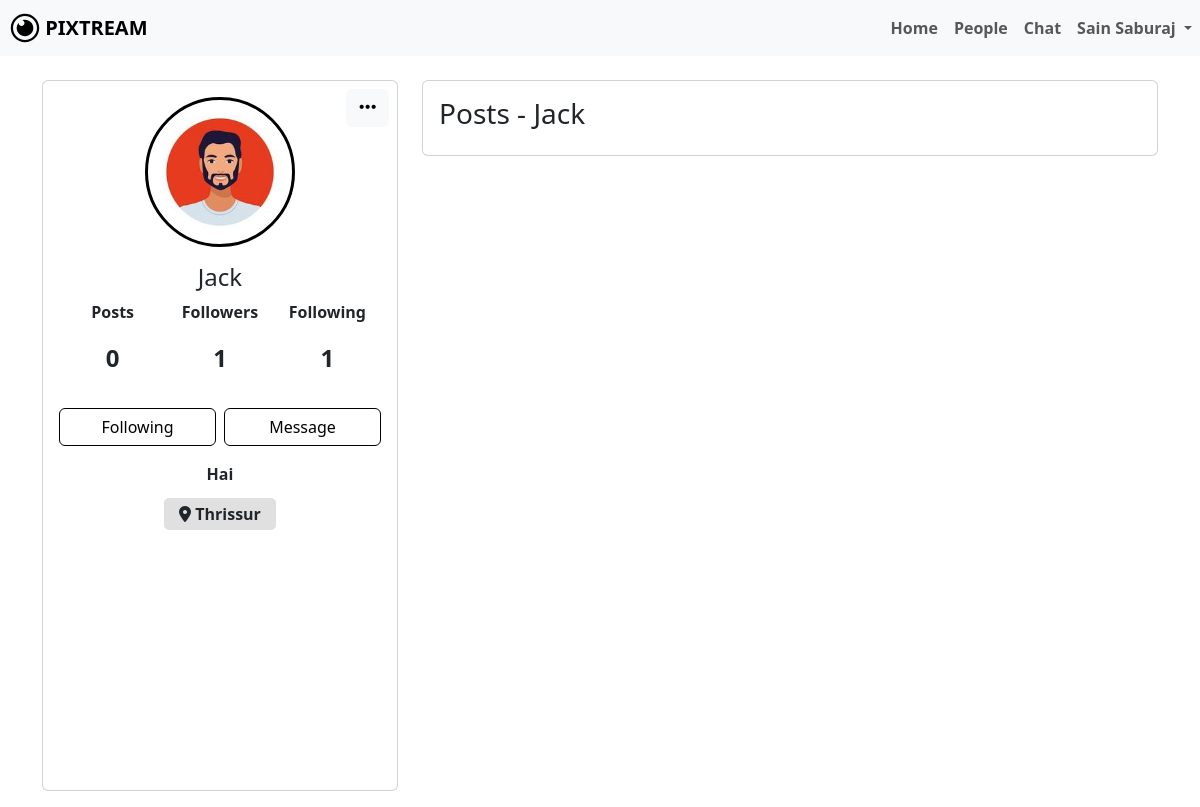
/user_profile.php?username=jack (signed in), run on the app's committed database.
### tables this page shows
CREATE TABLE IF NOT EXISTS `users` (
  `id` int NOT NULL AUTO_INCREMENT,
  `name` varchar(255) NOT NULL,
  `username` varchar(255) NOT NULL,
  `email` varchar(255) NOT NULL,
  `password` varchar(255) NOT NULL,
  `bio` varchar(255) DEFAULT NULL,
  `profile_picture` varchar(255) DEFAULT NULL,
  `location` varchar(255) DEFAULT NULL,
  `created_at` timestamp NULL DEFAULT CURRENT_TIMESTAMP,
  PRIMARY KEY (`id`),
  UNIQUE KEY `username` (`username`),
  UNIQUE KEY `email` (`email`)
);

### user_profile.php (the view, shortened to what this page needs)
<?php
include 'dbconfig.php';
$username = $_SESSION['username'];
$log_sql = "SELECT * FROM users WHERE username='$username';";
$log_result = mysqli_query($conn, $log_sql);
$log_info = mysqli_fetch_assoc($log_result);
$log_id = $log_info['id'];
$log_name = $log_info['name'];
$viewedUsername = $_GET['username'];
$sql = "SELECT * FROM users WHERE username='$viewedUsername';";
$result = mysqli_query($conn, $sql);
$info = mysqli_fetch_assoc($result);
$user_id = $info['id'];
$name = $info['name'];
$profilePhoto = $info['profile_picture'] ?? 'default.png';
$bio = $info['bio'];
$location = $info['location'];
$followersSql = "SELECT COUNT(*) AS follower_count FROM follows WHERE followed_id='$user_id';";
$followersResult = mysqli_query($conn, $followersSql);
$followersCount = mysqli_fetch_assoc($followersResult)['follower_count'];
$followingSql = "SELECT COUNT(*) AS following_count FROM follows WHERE follower_id='$user_id';";
$followingResult = mysqli_query($conn, $followingSql);
$followingCount = mysqli_fetch_assoc($followingResult)['following_count'];
$postSql = "SELECT COUNT(*) FROM posts WHERE username = '$viewedUsername';";
$postResult = mysqli_query($conn, $postSql);
$postInfo = mysqli_fetch_array($postResult);
$postCount = $postInfo[0];
$isFollowingQuery = "SELECT * FROM follows WHERE follower_id = '$log_id' AND followed_id = '$user_id'";
$isFollowingResult = mysqli_query($conn, $isFollowingQuery);
$isFollowing = mysqli_num_rows($isFollowingResult) > 0;
?>
<!DOCTYPE html>
<html lang="en">
<head>
    <link rel="stylesheet" href="node_modules/bootstrap/dist/css/bootstrap.min.css">
    <link rel="stylesheet" href="library-files/fontawesome/css/all.min.css">
    <link rel="stylesheet" href="assets/css/me.css">
</head>
<body>
    <nav class="navbar navbar-expand-lg navbar-light bg-light">
        <a class="navbar-brand" href="#">
            <img src="assets/img/LOGO.svg" width="30" height="30" class="d-inline-block align-top" alt="" id="dash-icon">
            <b>PIXTREAM</b>
        </a>
        <div class="collapse navbar-collapse" id="navbarNavDropdown">
            <ul class="navbar-nav ms-auto">
                <li class="nav-item active">
                    <a class="nav-link" href="dashboard.php"><b>Home</b></a>
                </li>
                <li class="nav-item active">
                    <a class="nav-link" href="people.php"><b>People</b></a>
                </li>
                <li class="nav-item active">
                    <a class="nav-link" href="chat.php"><b>Chat</b></a>
                </li>
                <li class="nav-item dropdown">
                    <a class="nav-link dropdown-toggle" href="#" id="navbarDropdownMenuLink" role="button" data-bs-toggle="dropdown" aria-expanded="false">
                        <b><?php echo htmlspecialchars($log_name); ?></b>
                    </a>
                </li>
            </ul>
        </div>
    </nav> <br>
    <div class="container">
        <div class="main-body">
            <div class="row gutters-sm">
                <div class="col-md-4 mb-3">
                    <div class="card h-100 position-relative">
                        <div class="card-body d-flex flex-column">
                            <div class="dropdown position-absolute top-0 end-0 p-2">
                                <button class="btn btn-light custom-dropdown-btn" type="button" id="dropdownMenuButton" data-bs-toggle="dropdown" aria-expanded="false">
                                    <i class="fa-solid fa-ellipsis custom-ellipsis"></i>
                                </button>
                            </div>
                            <div class="d-flex flex-column align-items-center text-center">
                                <div class="profile-img-container">
                                    <img src="profile_picture/<?php echo htmlspecialchars($profilePhoto); ?>" alt="Profile Photo" class="rounded-circle" width="150">
                                </div>
                                <div class="mt-3">
                                    <h4><?php echo htmlspecialchars($name); ?></h4>
                                </div>
                                <div class="d-flex justify-content-around stats">
                                    <div class="stat">
                                        <p><b>Posts</b></p>
                                        <p><?php echo htmlspecialchars($postCount); ?></p>
                                    </div>
                                    <div class="stat" data-bs-toggle="modal" data-bs-target="#followersModal">
                                        <p><b>Followers</b></p>
                                        <p><?php echo htmlspecialchars($followersCount); ?></p>
                                    </div>
                                    <div class="stat" data-bs-toggle="modal" data-bs-target="#followingModal">
                                        <p><b>Following</b></p>
                                        <p><?php echo htmlspecialchars($followingCount); ?></p>
                                    </div>
                                </div>
                                <div class="mt-3 w-100 d-flex">
                                    <form action="follow_unfollow.php" method="POST" class="w-50 me-1">
                                        <?php if ($isFollowing): ?>
                                            <button type="submit" class="btn mybtn-outline w-100">Following</button>
                                        <?php else: ?>
                                            <input type="hidden" name="action" value="follow">
                                            <button type="submit" class="btn mybtn w-100">Follow</button>
                                        <?php endif; ?>
                                    </form>
                                    <form action="message.php" method="POST" class="w-50 ms-1">
                                        <button type="submit" class="btn mybtn-outline w-100">Message</button>
                                    </form>
                                </div>
                                <div class="mt-3 bio-text text-start">
                                    <p><?php echo nl2br(htmlspecialchars($bio)); ?></p>
                                    <span class="mt-3 profile-location">
                                        <i class="fa-solid fa-location-dot"></i> <?php echo $location; ?>
                                    </span>
                                </div>
                            </div>
                        </div>
                    </div>
                </div>
                <div class="col-md-8">
                    <div class="card">
                        <div class="card-body">
                            <h3 class="card-title">Posts - <?php echo htmlspecialchars($name); ?></h3>
                        </div>
                    </div>
                </div>
            </div>
        </div>
    </div>
</body>
</html>

### assets/css/me.css (style rules this page uses)
:root { --bs-body-font-weight: 400; }
body { color: black !important; }
li { cursor: pointer; }
.mybtn-outline { border: 1px solid black; color: black; }
.bio-text { text-align: center !important; font-weight: bolder; }
.profile-location { background-color: #e0e0e0 !important; padding: 5px 15px; border-radius: 5px; }
a { color: inherit; }
#dash-icon { margin-left: 10px; }
.rounded-circle { border: 3px solid #000000; padding: 5px; }
.profile-img-container { position: relative; display: inline-block; }
.profile-img-container img { border-radius: 50%; }
.custom-ellipsis { font-size: 1.2rem; }
.stats { display: flex; justify-content: space-around; width: 100%; }
.stat { text-align: center; flex: 1; cursor: pointer; }
.stat p:nth-of-type(2) { font-size: 1.5rem; font-weight: 600; }

### data on the page
users: name "Sain Saburaj"
users: profile_picture (picture), name "Jack", bio "Hai", location "Thrissur"

### other printed values
$postCount "0"
$followersCount "1"
$followingCount "1"
